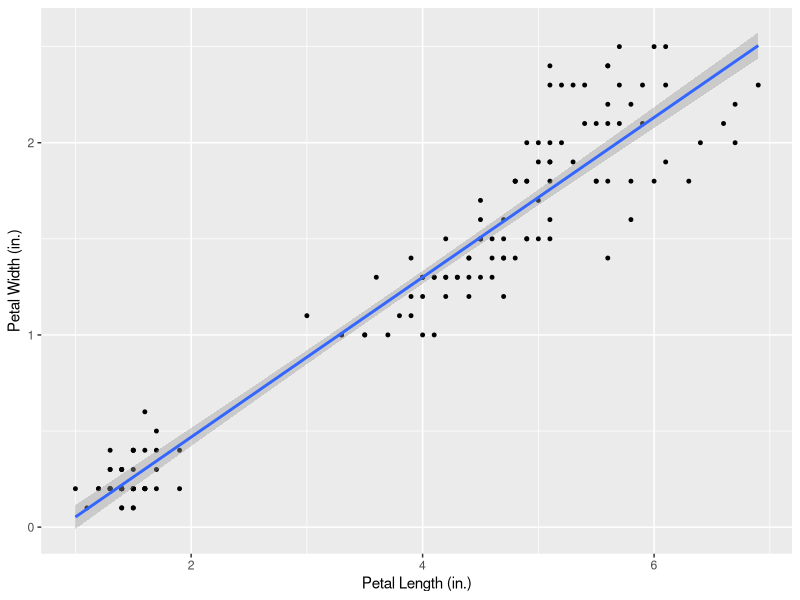
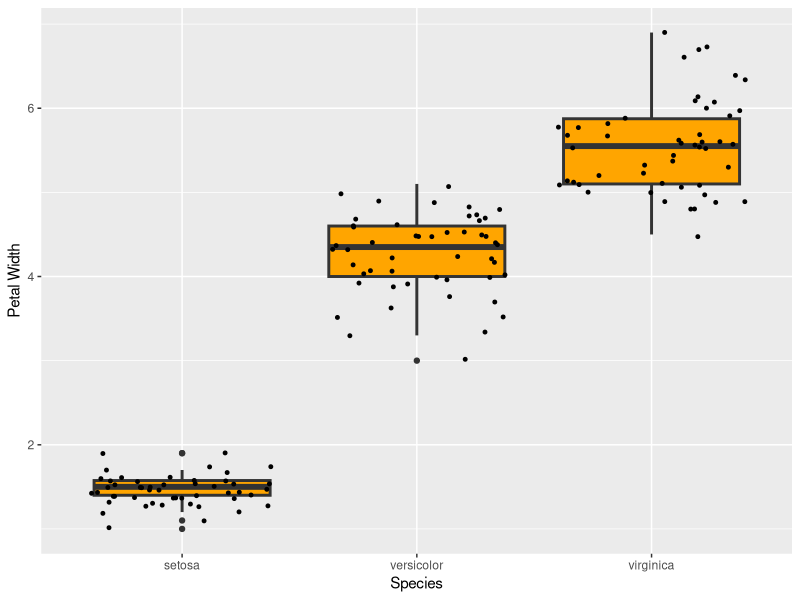
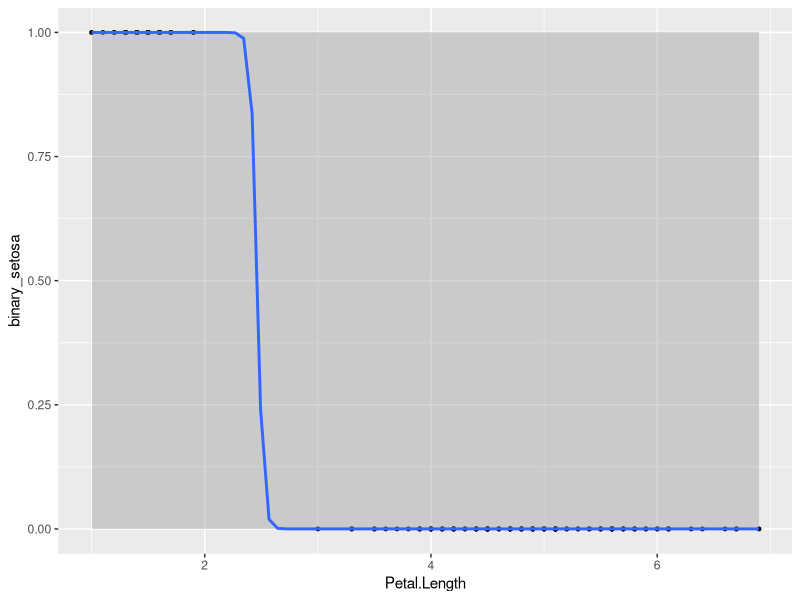
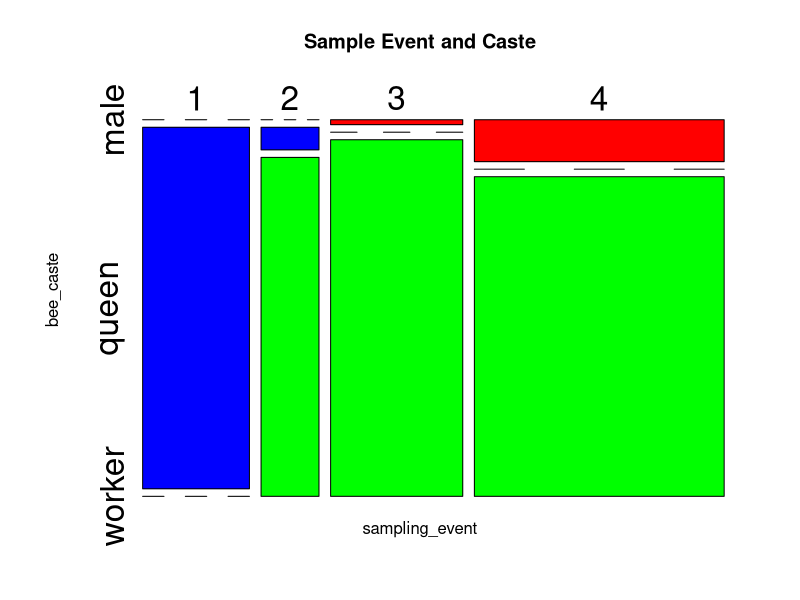

Generate these figures, in order, with R:
## ---- chunk 1
library(ggplot2)
iris <- iris



petal.plot <- ggplot(data = iris, aes(x = Petal.Length, y = Petal.Width)) + 
  geom_point(size=1) +
  geom_smooth(method="lm")+
  labs(
    x = "Petal Length (in.)",
    y= "Petal Width (in.)"
  )


petal.plot
## ---- chunk 2
petal.box <- ggplot(data = iris, aes(x = Species, y = Petal.Length)) + 
  geom_boxplot(size=1, fill = "orange")+
  geom_jitter(size=1) + 

  labs(
    x = "Species",
    y= "Petal Width"
  )
petal.box

## ---- chunk 3
library(tidyverse)

newdf <- iris%>%
  mutate(binary_setosa=case_when(Species=="setosa"~1, TRUE ~0)) %>%
  select(Species, binary_setosa, everything()) #create new binary column for setosa (0/1)
newdf



binary.jit <- ggplot(data = newdf, aes(x = Petal.Length, y = binary_setosa)) + 
  geom_point(size=1)+
  geom_smooth(method = "glm", method.args = list(family = "binomial")) #generate box 

binary.jit
## ---- chunk 4
bumble <- read.csv("beeData.csv") #read in csv

mosaic1<- mosaicplot(~  sampling_event+ bee_caste, data=bumble, main = "Sample Event and Caste", color=c("red", "blue", "green"), cex.axis= 2) #generate mosaic plot
